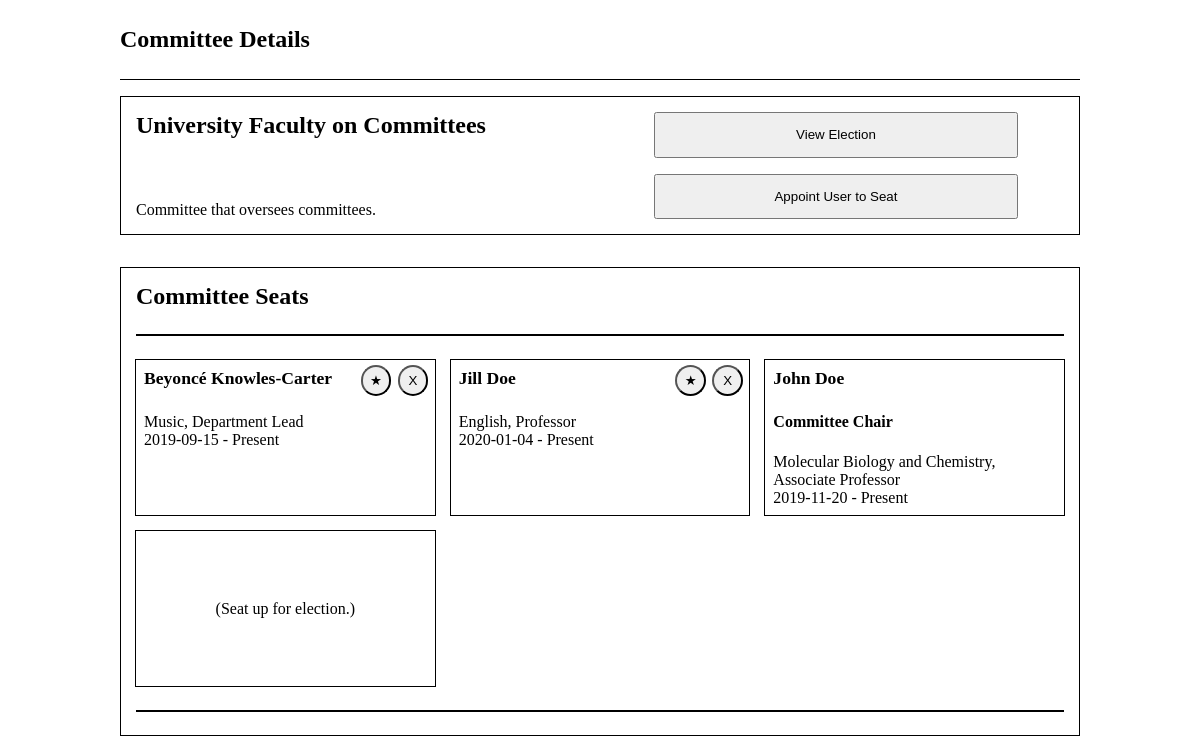
The page /committee_details_admin.php?committee=1 (signed in) on the database its author committed.
### tables this page shows
CREATE TABLE IF NOT EXISTS `Committee` (
  `Committee_ID` INT NOT NULL AUTO_INCREMENT,
  `Name` VARCHAR(45) NOT NULL,
  `Description` VARCHAR(100) NOT NULL,
  PRIMARY KEY (`Committee_ID`));

CREATE TABLE IF NOT EXISTS `User` (
  `CNU_ID` INT NOT NULL AUTO_INCREMENT,
  `Password` VARCHAR(24) NOT NULL,
  `Fname` VARCHAR(45) NOT NULL,
  `Lname` VARCHAR(45) NOT NULL,
  `Email` VARCHAR(72) NOT NULL,
  `Department` VARCHAR(45),
  `Position` VARCHAR(45),
  `Birthday` DATE NOT NULL,
  `Hiring_Year` YEAR(4) NOT NULL,
  `Gender` VARCHAR(45) NOT NULL,
  `Race` VARCHAR(45) NOT NULL,
  `Permissions` VARCHAR(45) NOT NULL DEFAULT 'User',
  `Photo` Blob,
  PRIMARY KEY (`CNU_ID`));

### committee_functions.php (called while the page is built, shortened)
<?php
function query_user($conn, int $user_id)
{
    $user_sql = "SELECT * FROM `User` WHERE CNU_ID='$user_id'";
    $user = $conn->query($user_sql)->fetch_assoc();
    return $user;
}
function query_committee($conn, int $entered_id) {
    global $committee_id;
    global $committee_name;
    global $committee_description;
    $com_sql = "SELECT * FROM `Committee` WHERE Committee_ID=?";
    $com_stmt = $conn->prepare($com_sql);
    $com_stmt->bind_param('i', $entered_id);
    $com_stmt->execute();
    $com_stmt->bind_result($committee_id, $committee_name, $committee_description);
}
function query_committee_chair($conn, int $committee_id) {
    $chair_sql = "SELECT User_CNU_ID FROM `Chairman` WHERE Committee_Committee_ID='$committee_id'";
    $chair = $conn->query($chair_sql);
    if ($chair -> num_rows > 0) {
        $chair_id = $chair->fetch_assoc()['User_CNU_ID'];
    } else {
        $chair_id = NULL;
    }
    return $chair_id;
}
function query_committee_seats($conn, int $committee_id) {
    $committee_seats_sql = "SELECT * FROM `Committee Seat` WHERE Committee_Committee_ID = '$committee_id' AND Ending_Term IS NULL;";
    $committee_seats = $conn->query($committee_seats_sql);
    return $committee_seats;
}
function query_committee_election($conn, int $committee_id) {
    $election_sql = "SELECT * FROM `Election` WHERE Committee_Committee_ID='$committee_id' AND NOT Status='Complete'";
    $election = $conn->query($election_sql)->fetch_assoc();
    return $election;
}

### committee_details_admin.php (the view, shortened to what this page needs)
<!DOCTYPE html>
<html lang="en" dir="ltr">
<head>
  <link rel="stylesheet" href="css/profile.css" type="text/css">
  <?php
      require 'databaseconnect.php';
      require 'committee_functions.php';
      $entered_id = $_GET['committee'];
      $committee = query_committee($conn, $entered_id);
      $chair_id = query_committee_chair($conn, $committee_id);
      $committee_seats = query_committee_seats($conn, $committee_id);
      $election = query_committee_election($conn, $committee_id);
    ?>
</head>
<body>
  <div class="wrapper">
    <header>
      <h2>Committee Details</h2>
    </header>
    <div class="body">
      <div class="column">
        <span class='major heading'><?php echo $committee_name;?></span>
        <div class="block"><?php echo $committee_description;?></div>
      </div>
      <div class="column">
        <?php
            if (is_null($election)) {
                echo "<form action='election_setup.php' method='get'><button name='committee' value='$committee_id'>Start Election</button></form>";
            } else {
                $election_id = $election['Election_ID'];
                echo "<form action='election_details_admin.php' method='get'><button name='election' value='$election_id'>View Election</button></form>";
            }
            echo "<form action='committee_appoint_user.php' method='get'><button name='committee' value='$committee_id'>Appoint User to Seat</button></form>";
          ?>
      </div>
    </div>
    <div class="body">
      <div class="column">
        <span class='major heading'>Committee Seats</span>
        <hr>
        <div class="tiles">
          <?php
              if ($committee_seats->num_rows > 0) {
                while ($seat = $committee_seats->fetch_assoc()) {
                    $user_id = intval($seat['User_CNU_ID']);
                    $user = query_user($conn, $user_id);
                    $is_chair = $user['CNU_ID'] == $chair_id;
                    $ending_term = $seat['Ending_Term'] ?? 'Present';
                    echo "<div class='tile'>";
                    echo "<div class='member_options'>"
                            .($is_chair ? "" : "<form action='committee_details_admin.php?committee=$committee_id' method='post'><span class='tip'>Appoint as Chairman</span><button name='chair' value='$user_id'>★</button></form>
                                                <form action='committee_details_admin.php?committee=$committee_id' method='post'><span class='tip'>Archive Seat</span><button name='delete' value='$user_id'>X</button></form>");
                    echo "</div>";
                    echo "<span class='sub heading'>".$user['Fname']." ".$user['Lname']."</span><br>";
                    echo ($is_chair ? "<span class='heading'>Committee Chair</span><br>" : "")
                         .$user['Department'].", ".$user['Position']."<br>"
                         .$seat['Starting_Term']." - ".$ending_term;
                    echo "</div>";
                }
              } else {
                echo "<div class='center'>No members currently appointed.</div>";
              }
              if ($election != NULL) {
                for ($i=0; $i < $election['Number_Seats']; $i++) {
                  echo "<div class='tile center'>(Seat up for election.)</div>";
                }
              }
            ?>
        </div>
        <hr>
      </div>
    </div>
  </div>
</body>
</html>

### css/profile.css (style rules this page uses)
.body { outline: 1px solid #000000; outline-offset: -1px; padding: 1em; display: flex; justify-content: space-around; gap: 1em; }
.body hr { grid-column: 1 / -1; border: 1px solid #000000; height: 0; width: 100%; }
.body .column { display: flex; flex-flow: column nowrap; justify-content: space-between; flex: 1; gap: 1em; }
.tiles { width: 100%; display: grid; grid-template-columns: repeat(auto-fill, minmax(250px, 1fr)); grid-auto-rows: 1fr; grid-gap: 1em; }
.tiles .tile { position: relative; display: flex; flex-flow: column nowrap; padding: 0.5em; outline: 1px solid #000000; }
.tile.center { justify-content: center; align-items: center; }
.tile .heading { margin-bottom: 0.3em; }
.member_options { display: flex; position: absolute; top: 0.3em; right: 0.2em; width: auto; }
.member_options form { height: 1em !important; margin: 0 0.2em; position: relative; }
.member_options button { width: 1em !important; position: relative; display: flex; justify-content: center; align-items: center; border-radius: 100%; }
.body form { position: relative; display: flex; height: inherit; align-content: center; justify-content: center; }
.body form button { width: 80%; padding: 1em; }

### css/common.css (style rules this page uses)
* { box-sizing: border-box; }
body { margin: 0; padding: 0; height: 100vh; display: flex; flex-flow: column nowrap; position: relative; }
.wrapper { width: 80%; height: 75vh; position: absolute; top: 10%; right: 10%; left: 10%; display: flex; flex-flow: column nowrap; }
header { width: inherit; height: 10%; background-color: #FFFFFF; margin: 0; position: fixed; top: 0; display: flex; align-items: center; border-bottom: 1px solid black; z-index: 99999; }
.wrapper>div { margin: 1em 0; }
header * { padding: 0; margin: 0; }
.center { display: flex; flex-flow: column nowrap; text-align: center; justify-content: center; align-items: center; align-content: center; }
.heading { font-weight: bold; }
.heading.sub { font-size: 1.1em; }
.heading.major { font-size: 1.5em; }

### rows shown on the page
committee: Name "University Faculty on Committees", Description "Committee that oversees committees."
committee seat: User_CNU_ID.Fname "Beyoncé", User_CNU_ID.Lname "Knowles-Carter", User_CNU_ID.Department "Music", User_CNU_ID.Position "Department Lead", Starting_Term "2019-09-15", Ending_Term "Present"
committee seat: User_CNU_ID.Fname "Jill", User_CNU_ID.Lname "Doe", User_CNU_ID.Department "English", User_CNU_ID.Position "Professor", Starting_Term "2020-01-04", Ending_Term "Present"
committee seat: User_CNU_ID.Fname "John", User_CNU_ID.Lname "Doe", shows "Committee Chair", User_CNU_ID.Department "Molecular Biology and Chemistry", User_CNU_ID.Position "Associate Professor", Starting_Term "2019-11-20", Ending_Term "Present"
